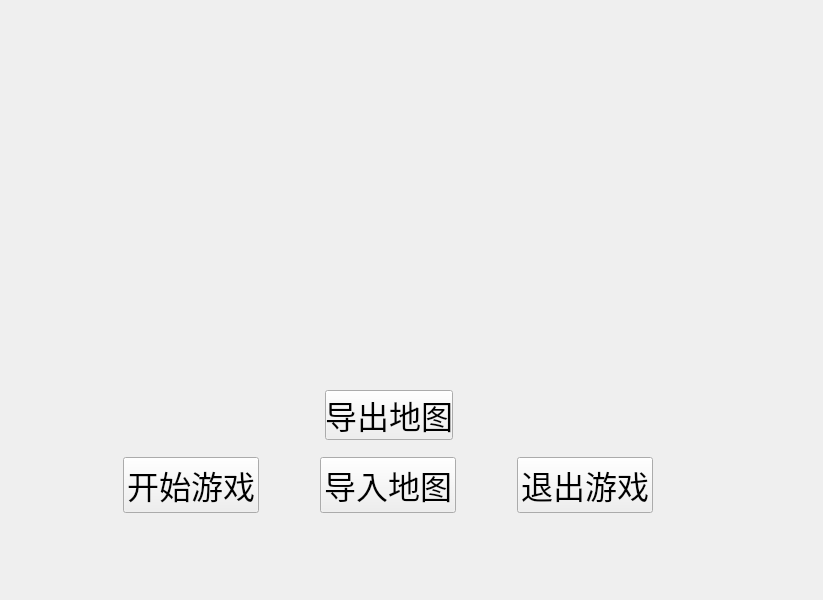
<?xml version="1.0" encoding="UTF-8"?>
<ui version="4.0">
 <class>MainWindow</class>
 <widget class="QMainWindow" name="MainWindow">
  <property name="geometry">
   <rect>
    <x>0</x>
    <y>0</y>
    <width>823</width>
    <height>600</height>
   </rect>
  </property>
  <property name="windowTitle">
   <string>MainWindow</string>
  </property>
  <widget class="QWidget" name="centralwidget">
   <widget class="QWidget" name="widget" native="true">
    <property name="geometry">
     <rect>
      <x>12</x>
      <y>454</y>
      <width>752</width>
      <height>62</height>
     </rect>
    </property>
    <layout class="QHBoxLayout" name="horizontalLayout">
     <item>
      <spacer name="horizontalSpacer_6">
       <property name="orientation">
        <enum>Qt::Horizontal</enum>
       </property>
       <property name="sizeHint" stdset="0">
        <size>
         <width>40</width>
         <height>20</height>
        </size>
       </property>
      </spacer>
     </item>
     <item>
      <spacer name="horizontalSpacer_3">
       <property name="orientation">
        <enum>Qt::Horizontal</enum>
       </property>
       <property name="sizeHint" stdset="0">
        <size>
         <width>40</width>
         <height>20</height>
        </size>
       </property>
      </spacer>
     </item>
     <item>
      <widget class="QPushButton" name="beginButton">
       <property name="font">
        <font>
         <pointsize>24</pointsize>
        </font>
       </property>
       <property name="text">
        <string>开始游戏</string>
       </property>
       <property name="default">
        <bool>false</bool>
       </property>
      </widget>
     </item>
     <item>
      <spacer name="horizontalSpacer">
       <property name="orientation">
        <enum>Qt::Horizontal</enum>
       </property>
       <property name="sizeHint" stdset="0">
        <size>
         <width>40</width>
         <height>20</height>
        </size>
       </property>
      </spacer>
     </item>
     <item>
      <widget class="QPushButton" name="setMapButton">
       <property name="font">
        <font>
         <pointsize>24</pointsize>
        </font>
       </property>
       <property name="text">
        <string>导入地图</string>
       </property>
      </widget>
     </item>
     <item>
      <spacer name="horizontalSpacer_7">
       <property name="orientation">
        <enum>Qt::Horizontal</enum>
       </property>
       <property name="sizeHint" stdset="0">
        <size>
         <width>40</width>
         <height>20</height>
        </size>
       </property>
      </spacer>
     </item>
     <item>
      <widget class="QPushButton" name="exitButton">
       <property name="font">
        <font>
         <pointsize>24</pointsize>
        </font>
       </property>
       <property name="text">
        <string>退出游戏</string>
       </property>
      </widget>
     </item>
     <item>
      <spacer name="horizontalSpacer_4">
       <property name="orientation">
        <enum>Qt::Horizontal</enum>
       </property>
       <property name="sizeHint" stdset="0">
        <size>
         <width>40</width>
         <height>20</height>
        </size>
       </property>
      </spacer>
     </item>
     <item>
      <spacer name="horizontalSpacer_5">
       <property name="orientation">
        <enum>Qt::Horizontal</enum>
       </property>
       <property name="sizeHint" stdset="0">
        <size>
         <width>40</width>
         <height>20</height>
        </size>
       </property>
      </spacer>
     </item>
    </layout>
   </widget>
   <widget class="QPushButton" name="getMapButton">
    <property name="geometry">
     <rect>
      <x>325</x>
      <y>390</y>
      <width>128</width>
      <height>50</height>
     </rect>
    </property>
    <property name="font">
     <font>
      <pointsize>24</pointsize>
     </font>
    </property>
    <property name="text">
     <string>导出地图</string>
    </property>
   </widget>
  </widget>
  <widget class="QMenuBar" name="menubar">
   <property name="geometry">
    <rect>
     <x>0</x>
     <y>0</y>
     <width>823</width>
     <height>24</height>
    </rect>
   </property>
  </widget>
 </widget>
 <resources/>
 <connections/>
</ui>
